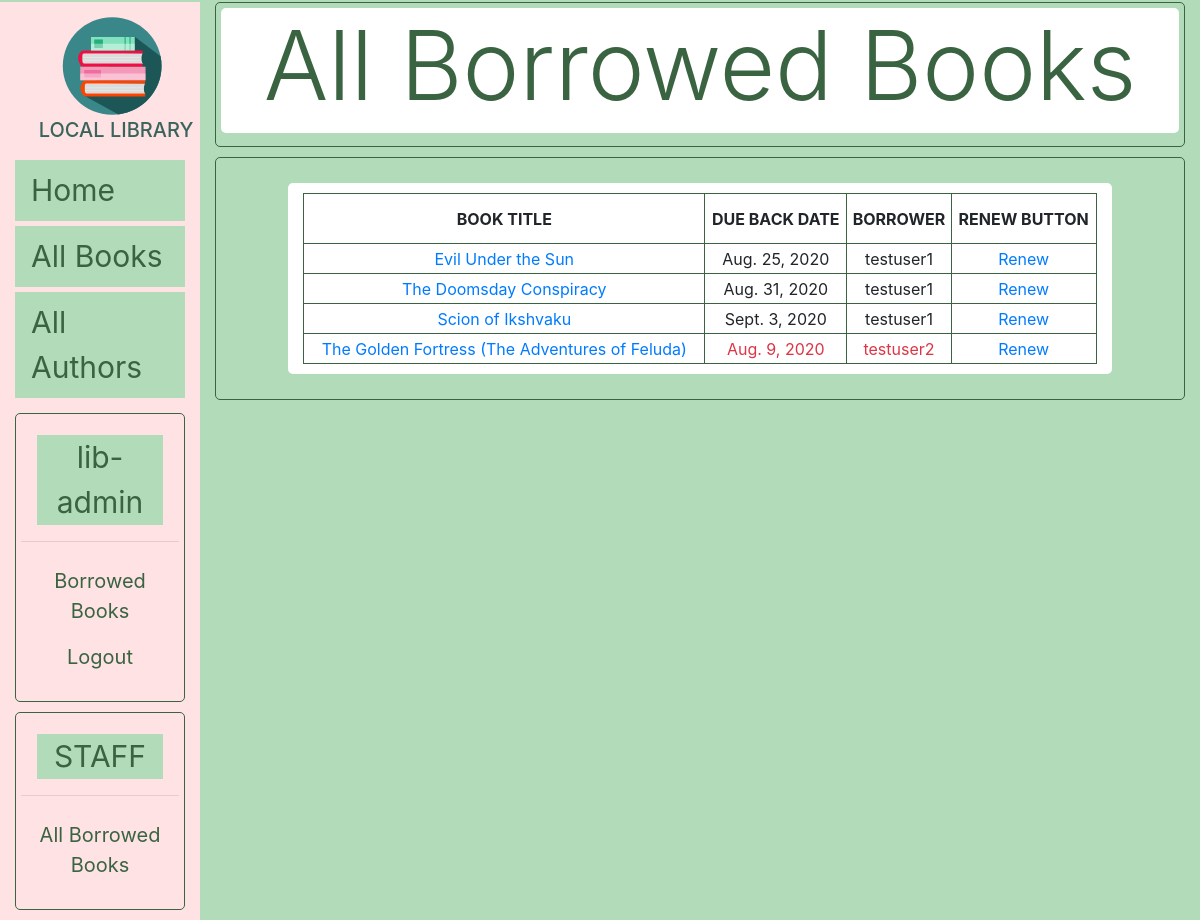
/catalog/borrowed/ (signed in), run on an earlier commit of the app's database.
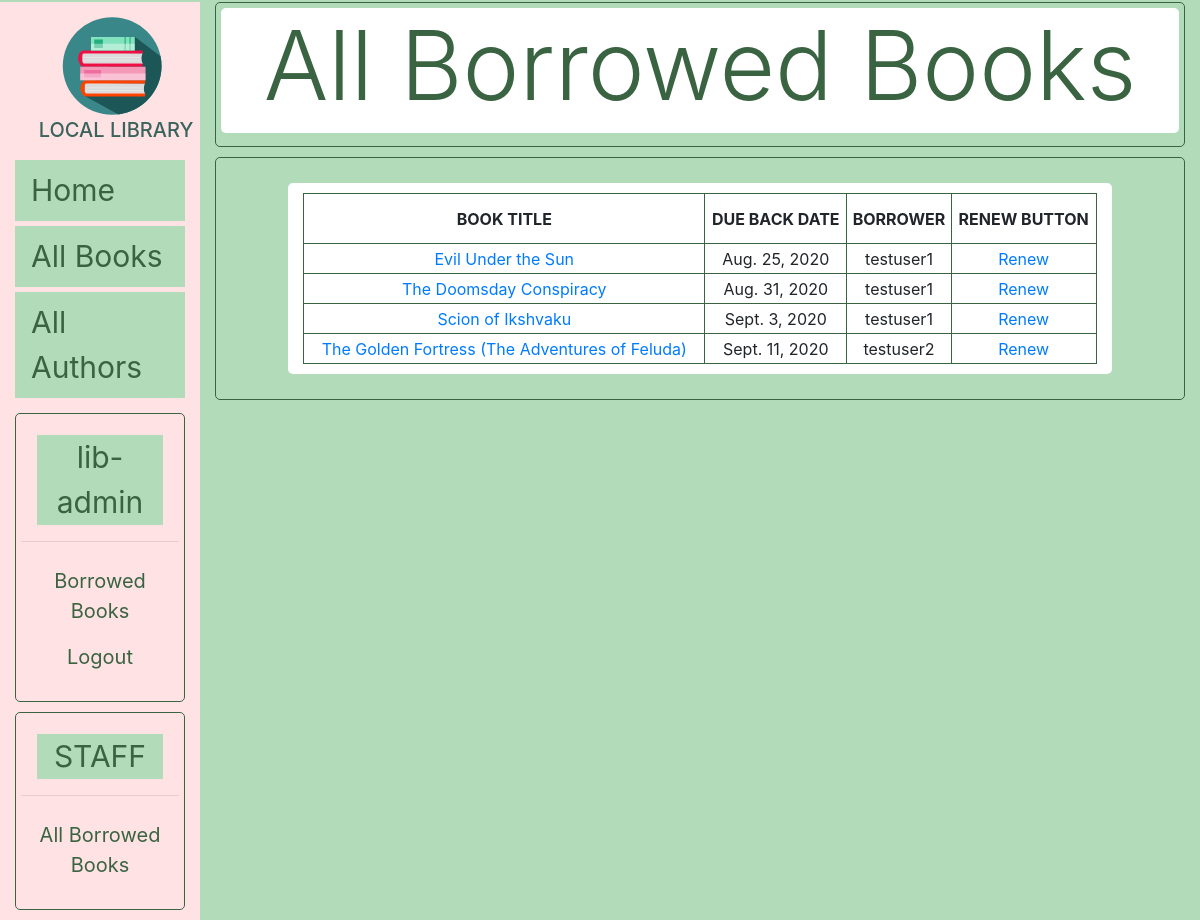
And on a later commit of the database.
### catalog/models.py (models this page shows, shortened)
class BookInstance(models.Model):
    id = models.UUIDField(primary_key=True, default=uuid.uuid4, help_text='Unique ID for this particular book across whole library')
    book = models.ForeignKey('Book', on_delete=models.SET_NULL, null=True)
    imprint = models.CharField(max_length = 200)
    due_back = models.DateField(null=True, blank=True)
    borrower = models.ForeignKey(User, on_delete=models.SET_NULL, null=True, blank=True)
    LOAN_STATUS = (
        ('m', 'Maintenance'),
        ('o', 'On Loan'),
        ('a', 'Available'),
        ('r', 'Reserved'),
    )
    status = models.CharField(
        max_length = 1,
        choices = LOAN_STATUS,
        blank = True,
        default = 'm',
        help_text = 'Book Availability',
    )
    class Meta:
        ordering = ['due_back']
        permissions = (("can_mark_returned", "Set book as returned"),)
    @property
    def is_overdue(self):
        if self.due_back and date.today() > self.due_back:
            return True
        return False

class Book(models.Model):
    title = models.CharField(max_length = 200)
    author = models.ForeignKey('Author', on_delete=models.SET_NULL, null=True)
    summary = models.TextField(max_length = 2000, help_text ='Enter a brief description of the book')
    isbn = models.CharField('ISBN', max_length = 13, help_text = '13 Character ISBN number')
    genre = models.ManyToManyField(Genre, help_text = 'Select a genre for this book. To select multiple genres, press Ctrl and select multiple genres.')
    language = models.ForeignKey(Language, help_text = 'Select a language for this book', on_delete=models.SET_NULL, null=True)
    def display_genre(self):
        """Create a string for the Genre. This is required to display genre in Admin."""
        return ', '.join(genre.name for genre in self.genre.all()[:3])
    display_genre.short_description = 'Genre'

### catalog/views.py (the view)
# urls.py: path('borrowed/', views.allLoanedBooks.as_view(), name='all-borrowed'),
class allLoanedBooks(PermissionRequiredMixin, generic.ListView):
    model=BookInstance
    template_name = 'catalog/books_list_allborrowed.html'
    paginate_by=12
    permission_required = 'catalog.can_mark_returned'
    def get_queryset(self):
        return BookInstance.objects.filter(status__exact='o').order_by('borrower','due_back')

### catalog/templates/catalog/books_list_allborrowed.html
{% extends "base_generic.html" %}
{% block content %}
	<div style="border-style:solid;border-color:#3a6342;border-width:1px;border-radius:5px;padding:5px;margin-bottom:10px;margin-top:2px;">
		<h1 class="display-1" style="background-color:white;border-radius:5px;color:#3a6342; padding-bottom:10px;">All Borrowed Books</h1>
	</div>
	<div class="container" style="border-style:solid;border-color:#3a6342;border-width:1px;border-radius:5px;padding:5px;margin-bottom:10px;margin-top:2px;">
		<div class = "row" style="margin-top:20px; margin-bottom:20px;">
			<div class="col-1"></div>
			<div class="col-10" style="background-color:white;border-radius:5px;">
				{% if bookinstance_list %}
				<table style="width:100%;border-collapse:collapse;margin-bottom:10px;margin-top:10px;">
					<tr style="height:50px;text-align:center;">
						<th style="border: 1px solid #3a6342;">BOOK TITLE</th>
						<th style="border: 1px solid #3a6342;">DUE BACK DATE</th>
						<th style="border: 1px solid #3a6342;">BORROWER</th>
						<th style="border: 1px solid #3a6342;">RENEW BUTTON</th>
					</tr>
					{% for bookinst in bookinstance_list %}
					<tr class="{% if bookinst.is_overdue %}text-danger{% endif %}" style="height:30px;text-align:center;">
						<td style="border: 1px solid #3a6342;"><a href="{% url 'book-detail' bookinst.book.pk %}">{{ bookinst.book.title }}</a></td>
						<td style="border: 1px solid #3a6342;">{{ bookinst.due_back }}</td>
						<td style="border: 1px solid #3a6342;">{{ bookinst.borrower }}</td>
						<td style="border: 1px solid #3a6342;">
							{% if perms.catalog.can_mark_returned %}
								<a href="{% url 'renew-book-librarian' bookinst.id %}">Renew</a>
							{% endif %}
						</td>
					</tr>
					{% endfor %}
				</table>
				{% else %}
					<p style="text-align:center; font-size:30px; padding-top:5px; color:#3a6342;">There are no books borrowed.</p>
				{% endif %}
			</div>
			<div class="col-1"></div>
		</div>
	</div>
{% endblock %}

What changed in the data, as far as the page shows it:
changed BookInstance "The Golden Fortress (The Adventures of Feluda)": due_back "Aug. 9, 2020" → "Sept. 11, 2020"
